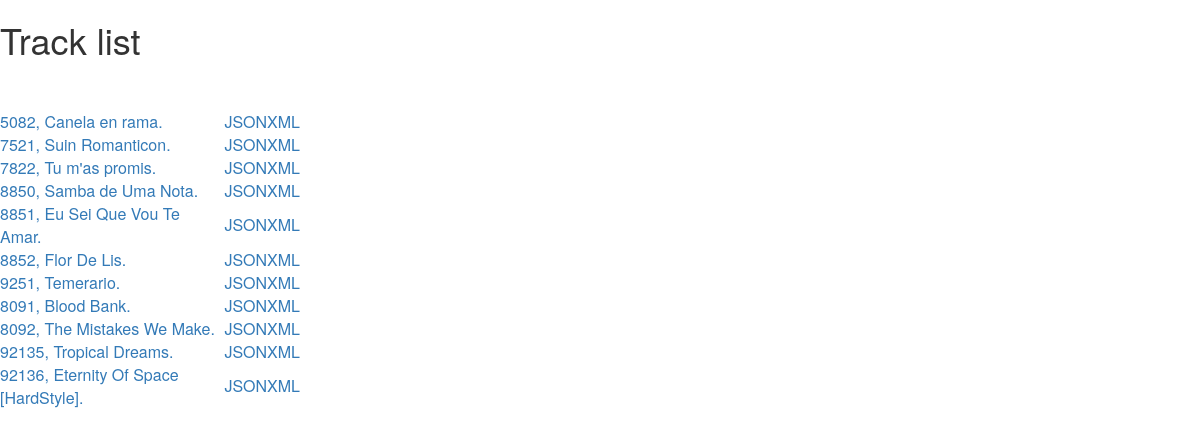
/tracks/, run on the app's committed database.
### iMusicMatch/models.py (models this page shows)
class Track(models.Model):
    scID = models.IntegerField()
    name = models.CharField(max_length=100)
    duration = models.IntegerField() #Time in seconds
    owner = models.ForeignKey(User)
    def __unicode__(self):
        return "{0}, {1}".format(self.scID, self.name)

### iMusicMatch/views.py (the view)
# urls.py: url(r'^tracks/$',           views.ListingHTMLTracks,     name='track_list'),
def ListingHTMLTracks(request):
    entitys = Track.objects.all()
    return ListEntity(request, "tracks", "Track", entitys)

### iMusicMatch/views.py (called while the page is built)
def ListEntity(request, basename, entityType, entitys):
    return render(request, 'iMusicMatch/ListingEntity.html', {'basename':basename,'entitys': entitys, 'entityType': entityType})

### templates/iMusicMatch/ListingEntity.html (shortened to what this page needs)
<link rel="stylesheet" href="//maxcdn.bootstrapcdn.com/bootstrap/3.2.0/css/bootstrap.min.css">
<link rel="stylesheet" href="//maxcdn.bootstrapcdn.com/bootstrap/3.2.0/css/bootstrap-theme.min.css">
 <html>
        <head>
        </head>
        <body>
             <div>
                <h1><p>{{ entityType }} list</p></h1>
                 <br> </br>
            </div>
        <table style="width:25%">
        {% for entity in entitys %}
            <tr>
                <td><a href={{ entity.id }}>{{ entity }}.</a></td>
                <td><a href="/{{ basename }}.json/{{ entity.id }}">JSON</a></td>
                <td><a href="/{{ basename }}.xml/{{ entity.id }}">XML</a></td>
            </tr>
        {% endfor %}
        </table>
        </body>
    </html>

### data on the page
Track: scID+name "5082, Canela en rama"
Track: scID+name "7521, Suin Romanticon"
Track: scID+name "7822, Tu m'as promis"
Track: scID+name "8850, Samba de Uma Nota"
Track: scID+name "8851, Eu Sei Que Vou Te Amar"
Track: scID+name "8852, Flor De Lis"
Track: scID+name "9251, Temerario"
Track: scID+name "8091, Blood Bank"
Track: scID+name "8092, The Mistakes We Make"
Track: scID+name "92135, Tropical Dreams"
Track: scID+name "92136, Eternity Of Space [HardStyle]"

### other printed values
{{ entityType }} "Track"
